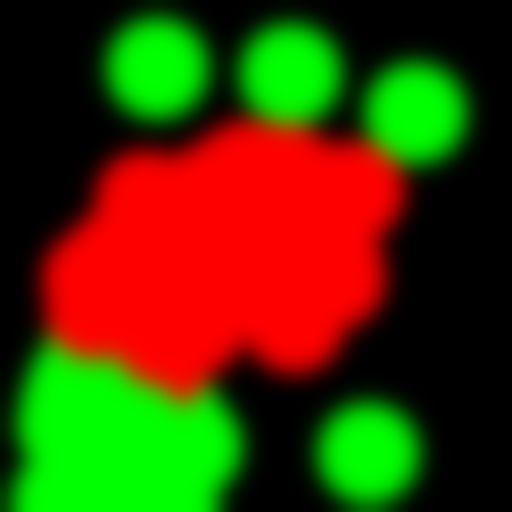
#> input picture imagen_con_mapa_de_atencion.png, 512 x 512 px
$ python -i heatmap_script.py   (imports and definitions only)
#> lines starting #> are read from the running program, lines starting #| are printed output that depends on the picture
#> further down, picture is the input picture: shape (512, 512, 3); mean B, G, R 0, 58.8, 69.4
import cv2
import numpy as np
import requests
from matplotlib import pyplot as plt


def generate_attention_map(frame):
    # Imagen a escala grises
    gray = cv2.cvtColor(frame, cv2.COLOR_BGR2GRAY)
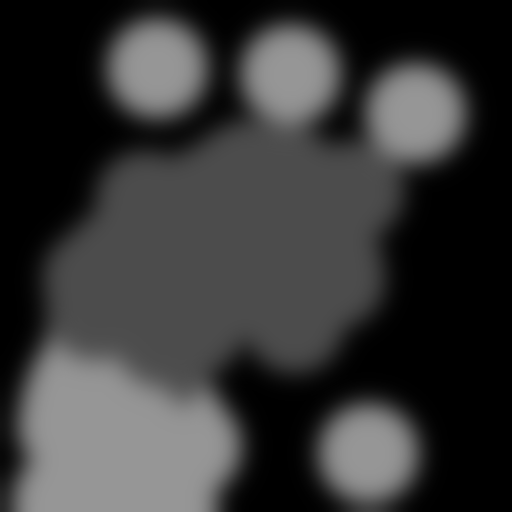
#> gray: shape (512, 512); min 0, max 150, mean 55.2

    # ejecución del algoritmo de Shi-Tomasi, sirve para detectar las esquinas de la imagen que se va analizar
    corners = cv2.goodFeaturesToTrack(gray, maxCorners=100, qualityLevel=0.01, minDistance=10)
#> corners = 100 rows, first 8: [58, 353], [382, 508], [354, 508], [322, 127], [243, 116], [353, 133], [1, 484], [406, 176]

    # Función para crear una imagen en blanco, sirve para obtener los puntos de atención
    attention_map = np.zeros_like(frame, dtype=np.uint8)

    # Iterar sobre las esquinas detectadas y dibujar círculos en el mapa de atención
    if corners is not None:
        corners = corners.astype(int)
        center_x = frame.shape[1] / 2
#> center_x = 256
        center_y = frame.shape[0] / 2
#> center_y = 256
        high_attention_limit = min(frame.shape[:2]) / 3
#> high_attention_limit = 170.7
        medium_attention_limit = min(frame.shape[:2]) * 2 / 3
#> medium_attention_limit = 341.3

        for corner in corners:
            x, y = corner.ravel()
            radius = 50
            color = (255, 0, 0)  # Rojo por defecto
            distance = np.hypot(center_x - x, center_y - y)
            if distance < high_attention_limit:  # Puntos de interés alto (rojo)
                color = (0, 0, 255)
            elif distance < medium_attention_limit:  # Puntos de interés medio (verde)
                color = (0, 255, 0)  # Verde
            # Dibujar el círculo
            cv2.circle(attention_map, (x, y), radius, color, -1)
#> this loop made 100 passes
#> (x, y, color, distance) on passes 1 to 12: (58, 353, (0, 255, 0), 220.5), (382, 508, (0, 255, 0), 281.7), (354, 508, (0, 255, 0), 270.4), (322, 127, (0, 0, 255), 144.9), (243, 116, (0, 0, 255), 140.6), (353, 133, (0, 0, 255), 156.6), (1, 484, (255, 0, 0), 342.1), (406, 176, (0, 0, 255), 170), (252, 355, (0, 0, 255), 99.08), (1, 501, (255, 0, 0), 353.6), (355, 144, (0, 0, 255), 149.5), (238, 409, (0, 0, 255), 154.1)
#> (x, y, distance, color) on passes 61 to 66: (115, 78, 227.1, (0, 255, 0)), (425, 71, 250.6, (0, 255, 0)), (405, 71, 237.5, (0, 255, 0)), (332, 64, 206.5, (0, 255, 0)), (248, 64, 192.2, (0, 255, 0)), (199, 58, 206, (0, 255, 0))
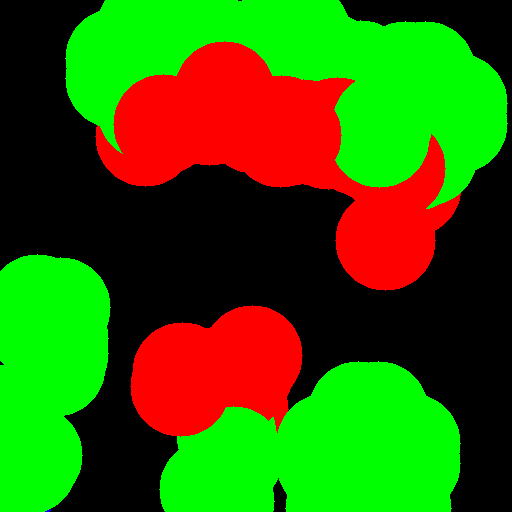
#> attention_map: shape (512, 512, 3); mean of channels 0, 1, 2 0, 97.2, 51.4; drawn as B, G, R

    # desenfoque gaussiano para mapa de atención y suavizar los bordes
    attention_map = cv2.GaussianBlur(attention_map, (75, 75), 0)
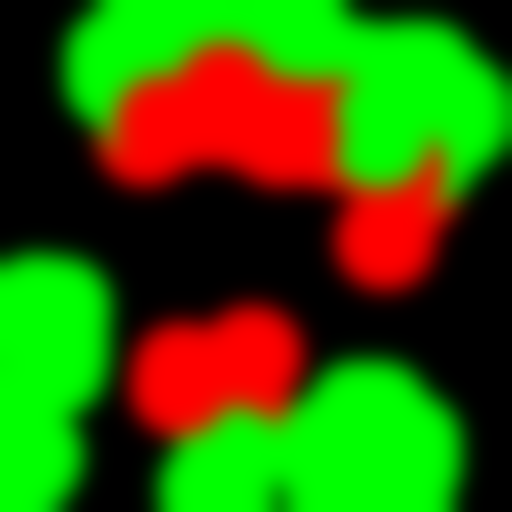
#> attention_map: shape (512, 512, 3); mean of channels 0, 1, 2 0, 97.3, 51.4; drawn as B, G, R

    return attention_map


def main():
    # Colocar aquí la imagen que se analizará
    image_url = 'https://raw.githubusercontent.com/opencv/opencv/master/samples/data/lena.jpg'
    response = requests.get(image_url, timeout=30)
    response.raise_for_status()
    image = cv2.imdecode(np.frombuffer(response.content, np.uint8), cv2.IMREAD_COLOR)
    if image is None:
        raise ValueError("No se pudo decodificar la imagen descargada")

    # Generación del mapa de atención
    attention_map = generate_attention_map(image)

    output_heatmap_path = 'imagen_con_mapa_de_atencion.png'
    cv2.imwrite(output_heatmap_path, attention_map)

    # Superponer la imagen original con el mapa de atención
    alpha = 0.6  # Factor de transparencia
    result = cv2.addWeighted(image, alpha, attention_map, 1 - alpha, 0)
    cv2.imwrite('resultado_mapa_de_atencion.png', result)

    # Mostrar la imagen resultante
    plt.imshow(cv2.cvtColor(result, cv2.COLOR_BGR2RGB))
    plt.title('Imagen con Mapa de Atención')
    plt.axis('off')
    plt.show()


# [2 lines not run here, left out]

>>> import cv2
>>> picture = cv2.imread('imagen_con_mapa_de_atencion.png')
>>> result = generate_attention_map(picture)
